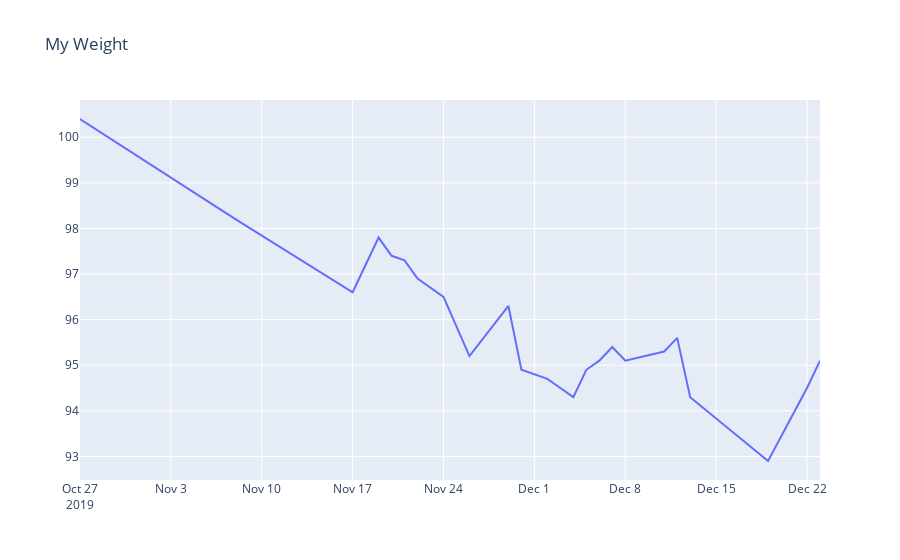

The code cell stored with this chart in its notebook:
### Code cell
from plotly.offline import plot

import plotly.graph_objects as go
fig = go.Figure(
    data=[go.Scatter(x=daily.index.values,y=daily['Weight'])],
    layout_title_text="My Weight"
)
fig.show()

### Figure 1 — Plotly figure (JSON) as saved in the notebook; plotly's stock layout.template omitted (floating-point values rounded to 4 significant figures)
{"data": [{"type": "scatter", "x": ["2019-10-27", "2019-11-08", "2019-11-17", "2019-11-19", "2019-11-20", "2019-11-21", "2019-11-22", "2019-11-23", "2019-11-24", "2019-11-26", "2019-11-29", "2019-11-30", "2019-12-01", "2019-12-02", "2019-12-03", "2019-12-04", "2019-12-05", "2019-12-06", "2019-12-07", "2019-12-08", "2019-12-11", "2019-12-12", "2019-12-13", "2019-12-19", "2019-12-22", "2019-12-23"], "y": [100.4, 98.2, 96.6, 97.8, 97.4, 97.3, 96.9, 96.7, 96.5, 95.2, 96.3, 94.9, 94.8, 94.7, 94.5, 94.3, 94.9, 95.1, 95.4, 95.1, 95.3, 95.6, 94.3, 92.9, 94.5, 95.1]}], "layout": {"title": {"text": "My Weight"}}}
